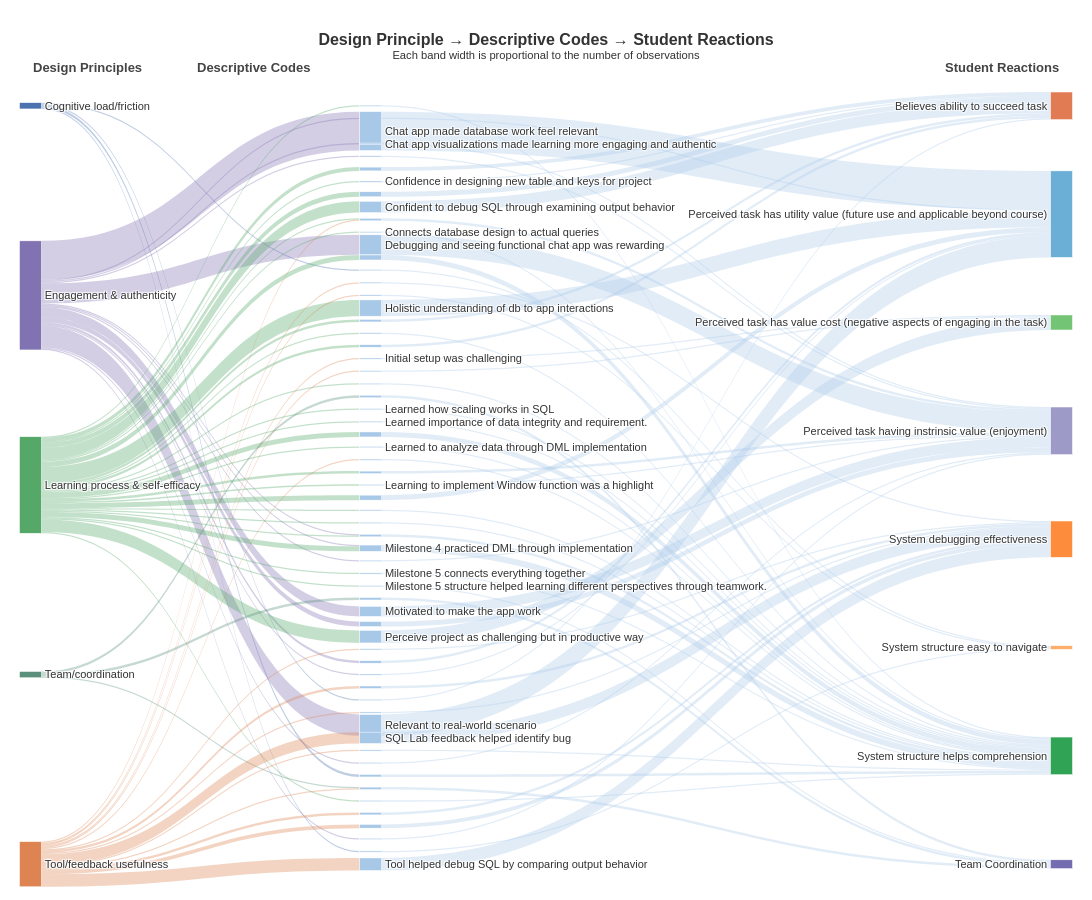

The code cell stored with this chart in its notebook:
### Code cell
## OFFICIAL

# ── 2b. Select 20 codes: top-10 most popular + 10 most unique ─────────────────
dc_counts = df[int_var].value_counts()
top10_popular = dc_counts.nlargest(10).index.tolist()
remaining_counts = dc_counts.drop(top10_popular)
top10_unique = remaining_counts.nsmallest(10).index.tolist()
selected_codes = set(top10_popular + top10_unique)

# ── 3. Build links (all data) ─────────────────────────────────────────────────
layer1 = (
    df.groupby(["Design Principle", int_var])
    .size()
    .reset_index(name="value")
)

layer2 = (
    df.groupby([int_var, "Students reactions"])
    .size()
    .reset_index(name="value")
)

sources, targets, values = [], [], []

for _, row in layer1.iterrows():
    sources.append(node_index[row["Design Principle"]])
    targets.append(node_index[row[int_var]])
    values.append(row["value"])

for _, row in layer2.iterrows():
    sources.append(node_index[row[int_var]])
    targets.append(node_index[row["Students reactions"]])
    values.append(row["value"])

# ── 4. Colour palettes ────────────────────────────────────────────────────────
dp_color_list = ["#4C72B0", "#8172B2", "#55A868", "#5A8F7B", "#DD8452"]
dp_colors = dp_color_list[:dp_count]
dc_colors = ["#A8C8E8"] * dc_count
sr_colors = [
    "#E07B54", "#6BAED6", "#74C476", "#9E9AC8",
    "#FD8D3C", "#FDAE6B", "#31A354", "#756BB1", "#636363"
][:sr_count]

node_colors = dp_colors + dc_colors + sr_colors

# ── 4b. Labels: only show text for the 20 selected descriptive codes ──────────
dc_labels = [code if code in selected_codes else "" for code in descriptive_codes]
all_labels = design_principles + dc_labels + student_reactions

# Link colours: inherit source node colour with transparency
def hex_to_rgba(hex_color, alpha=0.35):
    hex_color = hex_color.lstrip("#")
    r, g, b = int(hex_color[0:2], 16), int(hex_color[2:4], 16), int(hex_color[4:6], 16)
    return f"rgba({r},{g},{b},{alpha})"

link_colors = [hex_to_rgba(node_colors[s]) for s in sources]

# ── 4c. Node x/y positions: DP→DC gap = 1/6, DC→SR gap = 5/6 ─────────────────
x_dp, x_dc, x_sr = 0.01, 2/6, 0.99

def col_y(n):
    """Evenly space n nodes vertically in [0.02, 0.98]."""
    if n == 1:
        return [0.5]
    return [0.02 + i * 0.96 / (n - 1) for i in range(n)]

node_x = [x_dp] * dp_count + [x_dc] * dc_count + [x_sr] * sr_count
node_y = col_y(dp_count) + col_y(dc_count) + col_y(sr_count)

# ── 5. Build figure ───────────────────────────────────────────────────────────
fig = go.Figure(go.Sankey(
    arrangement="fixed",
    node=dict(
        pad=18,
        thickness=22,
        line=dict(color="white", width=0.5),
        label=all_labels,
        color=node_colors,
        x=node_x,
        y=node_y,
        hovertemplate="<b>%{label}</b><br>Total flow: %{value}<extra></extra>",
    ),
    link=dict(
        source=sources,
        target=targets,
        value=values,
        color=link_colors,
        hovertemplate=(
            "<b>%{source.label}</b> → <b>%{target.label}</b>"
            "<br>Count: %{value}<extra></extra>"
        ),
    ),
))

fig.update_layout(
    title=dict(
        text=(
            "<b>Design Principle → Descriptive Codes → Student Reactions</b>"
            "<br><sup>Each band width is proportional to the number of observations</sup>"
        ),
        x=0.5,
        xanchor="center",
        font=dict(size=16),
    ),
    font=dict(family="Arial", size=11, color="#333333"),
    paper_bgcolor="white",
    height=900,
    width=1400,
    margin=dict(l=20, r=20, t=90, b=20),
)

# ── 6. Add layer labels as annotations ───────────────────────────────────────
for x_pos, label in zip([0.01, 1/6, 0.99], ["Design Principles", int_var, "Student Reactions"]):
    fig.add_annotation(
        x=x_pos, y=1.04,
        xref="paper", yref="paper",
        text=f"<b>{label}</b>",
        showarrow=False,
        font=dict(size=13, color="#444"),
        align="center",
    )

# ── 7. Save outputs ───────────────────────────────────────────────────────────
fig.write_html("sankey_output.html")
print("✅  Saved: sankey_output.html  (interactive)")

try:
    fig.write_image("sankey_output.png", scale=2)
    print("✅  Saved: sankey_output.png   (static, 2× resolution)")
except Exception as e:
    print(f"⚠️  PNG export skipped ({e}). Install kaleido: pip install kaleido")

fig.show()

### Figure 1 — Plotly figure (JSON) as saved in the notebook; plotly's stock layout.template omitted (floating-point values rounded to 4 significant figures)
{"data": [{"arrangement": "fixed", "link": {"color": ["rgba(76,114,176,0.35)", "rgba(76,114,176,0.35)", "rgba(76,114,176,0.35)", "rgba(76,114,176,0.35)", "rgba(129,114,178,0.35)", "rgba(129,114,178,0.35)", "rgba(129,114,178,0.35)", "rgba(129,114,178,0.35)", "rgba(129,114,178,0.35)", "rgba(129,114,178,0.35)", "rgba(129,114,178,0.35)", "rgba(129,114,178,0.35)", "rgba(129,114,178,0.35)", "rgba(129,114,178,0.35)", "rgba(129,114,178,0.35)", "rgba(129,114,178,0.35)", "rgba(129,114,178,0.35)", "rgba(129,114,178,0.35)", "rgba(129,114,178,0.35)", "rgba(85,168,104,0.35)", "rgba(85,168,104,0.35)", "rgba(85,168,104,0.35)", "rgba(85,168,104,0.35)", "rgba(85,168,104,0.35)", "rgba(85,168,104,0.35)", "rgba(85,168,104,0.35)", "rgba(85,168,104,0.35)", "rgba(85,168,104,0.35)", "rgba(85,168,104,0.35)", "rgba(85,168,104,0.35)", "rgba(85,168,104,0.35)", "rgba(85,168,104,0.35)", "rgba(85,168,104,0.35)", "rgba(85,168,104,0.35)", "rgba(85,168,104,0.35)", "rgba(85,168,104,0.35)", "rgba(85,168,104,0.35)", "rgba(85,168,104,0.35)", "rgba(85,168,104,0.35)", "rgba(85,168,104,0.35)", "rgba(85,168,104,0.35)", "rgba(85,168,104,0.35)", "rgba(85,168,104,0.35)", "rgba(85,168,104,0.35)", "rgba(85,168,104,0.35)", "rgba(85,168,104,0.35)", "rgba(85,168,104,0.35)", "rgba(90,143,123,0.35)", "rgba(90,143,123,0.35)", "rgba(90,143,123,0.35)", "rgba(221,132,82,0.35)", "rgba(221,132,82,0.35)", "rgba(221,132,82,0.35)", "rgba(221,132,82,0.35)", "rgba(221,132,82,0.35)", "rgba(221,132,82,0.35)", "rgba(221,132,82,0.35)", "rgba(221,132,82,0.35)", "rgba(221,132,82,0.35)", "rgba(221,132,82,0.35)", "rgba(221,132,82,0.35)", "rgba(221,132,82,0.35)", "rgba(221,132,82,0.35)", "rgba(221,132,82,0.35)", "rgba(221,132,82,0.35)", "rgba(168,200,232,0.35)", "rgba(168,200,232,0.35)", "rgba(168,200,232,0.35)", "rgba(168,200,232,0.35)", "rgba(168,200,232,0.35)", "rgba(168,200,232,0.35)", "rgba(168,200,232,0.35)", "rgba(168,200,232,0.35)", "rgba(168,200,232,0.35)", "rgba(168,200,232,0.35)", "rgba(168,200,232,0.35)", "rgba(168,200,232,0.35)", "rgba(168,200,232,0.35)", "rgba(168,200,232,0.35)", "rgba(168,200,232,0.35)", "rgba(168,200,232,0.35)", "rgba(168,200,232,0.35)", "rgba(168,200,232,0.35)", "rgba(168,200,232,0.35)", "rgba(168,200,232,0.35)", "rgba(168,200,232,0.35)", "rgba(168,200,232,0.35)", "rgba(168,200,232,0.35)", "rgba(168,200,232,0.35)", "rgba(168,200,232,0.35)", "rgba(168,200,232,0.35)", "rgba(168,200,232,0.35)", "rgba(168,200,232,0.35)", "rgba(168,200,232,0.35)", "rgba(168,200,232,0.35)", "rgba(168,200,232,0.35)", "rgba(168,200,232,0.35)", "rgba(168,200,232,0.35)", "rgba(168,200,232,0.35)", "rgba(168,200,232,0.35)", "rgba(168,200,232,0.35)", "rgba(168,200,232,0.35)", "rgba(168,200,232,0.35)", "rgba(168,200,232,0.35)", "rgba(168,200,232,0.35)", "rgba(168,200,232,0.35)", "rgba(168,200,232,0.35)", "rgba(168,200,232,0.35)", "rgba(168,200,232,0.35)", "rgba(168,200,232,0.35)", "rgba(168,200,232,0.35)", "rgba(168,200,232,0.35)", "rgba(168,200,232,0.35)", "rgba(168,200,232,0.35)", "rgba(168,200,232,0.35)", "rgba(168,200,232,0.35)", "rgba(168,200,232,0.35)", "rgba(168,200,232,0.35)", "rgba(168,200,232,0.35)", "rgba(168,200,232,0.35)", "rgba(168,200,232,0.35)", "rgba(168,200,232,0.35)", "rgba(168,200,232,0.35)", "rgba(168,200,232,0.35)", "rgba(168,200,232,0.35)", "rgba(168,200,232,0.35)"], "hovertemplate": "<b>%{source.label}</b> → <b>%{target.label}</b><br>Count: %{value}<extra></extra>", "source": [0, 0, 0, 0, 1, 1, 1, 1, 1, 1, 1, 1, 1, 1, 1, 1, 1, 1, 1, 2, 2, 2, 2, 2, 2, 2, 2, 2, 2, 2, 2, 2, 2, 2, 2, 2, 2, 2, 2, 2, 2, 2, 2, 2, 2, 2, 2, 3, 3, 3, 4, 4, 4, 4, 4, 4, 4, 4, 4, 4, 4, 4, 4, 4, 4, 5, 6, 7, 8, 9, 10, 11, 12, 13, 14, 15, 16, 17, 18, 19, 20, 21, 22, 23, 24, 25, 26, 27, 28, 29, 30, 31, 32, 33, 34, 35, 36, 37, 38, 39, 40, 41, 42, 43, 44, 45, 46, 47, 48, 49, 50, 51, 52, 53, 54, 55, 56, 57, 58, 59, 60, 61, 62, 63, 64, 65], "target": [18, 52, 58, 64, 6, 7, 8, 9, 16, 39, 40, 41, 45, 46, 49, 50, 54, 57, 63, 5, 10, 11, 12, 13, 14, 15, 17, 21, 22, 23, 24, 27, 29, 30, 31, 32, 34, 35, 36, 37, 38, 39, 40, 42, 43, 47, 60, 28, 44, 59, 14, 19, 20, 25, 26, 33, 48, 51, 53, 55, 56, 59, 61, 62, 65, 72, 67, 67, 69, 69, 66, 66, 66, 66, 69, 72, 69, 72, 71, 70, 71, 67, 66, 72, 66, 68, 68, 72, 73, 72, 72, 72, 72, 72, 69, 69, 67, 72, 72, 72, 72, 69, 72, 73, 73, 69, 69, 68, 70, 67, 67, 70, 66, 70, 67, 70, 72, 69, 72, 73, 72, 70, 70, 69, 71, 70], "value": [1, 1, 2, 1, 1, 31, 1, 1, 16, 1, 1, 1, 8, 4, 2, 1, 17, 1, 1, 1, 3, 1, 4, 9, 1, 1, 4, 13, 2, 1, 2, 1, 1, 1, 4, 1, 2, 1, 4, 1, 1, 1, 4, 1, 1, 10, 1, 2, 2, 1, 1, 1, 1, 1, 1, 1, 1, 2, 1, 9, 1, 1, 2, 3, 10, 1, 1, 31, 1, 1, 3, 1, 4, 9, 2, 1, 16, 4, 1, 1, 1, 13, 2, 1, 2, 1, 1, 1, 2, 1, 1, 4, 1, 1, 2, 1, 4, 1, 1, 2, 5, 1, 1, 1, 2, 8, 4, 10, 1, 2, 1, 2, 1, 1, 17, 9, 1, 1, 2, 2, 1, 2, 3, 1, 1, 10]}, "node": {"color": ["#4C72B0", "#8172B2", "#55A868", "#5A8F7B", "#DD8452", "#A8C8E8", "#A8C8E8", "#A8C8E8", "#A8C8E8", "#A8C8E8", "#A8C8E8", "#A8C8E8", "#A8C8E8", "#A8C8E8", "#A8C8E8", "#A8C8E8", "#A8C8E8", "#A8C8E8", "#A8C8E8", "#A8C8E8", "#A8C8E8", "#A8C8E8", "#A8C8E8", "#A8C8E8", "#A8C8E8", "#A8C8E8", "#A8C8E8", "#A8C8E8", "#A8C8E8", "#A8C8E8", "#A8C8E8", "#A8C8E8", "#A8C8E8", "#A8C8E8", "#A8C8E8", "#A8C8E8", "#A8C8E8", "#A8C8E8", "#A8C8E8", "#A8C8E8", "#A8C8E8", "#A8C8E8", "#A8C8E8", "#A8C8E8", "#A8C8E8", "#A8C8E8", "#A8C8E8", "#A8C8E8", "#A8C8E8", "#A8C8E8", "#A8C8E8", "#A8C8E8", "#A8C8E8", "#A8C8E8", "#A8C8E8", "#A8C8E8", "#A8C8E8", "#A8C8E8", "#A8C8E8", "#A8C8E8", "#A8C8E8", "#A8C8E8", "#A8C8E8", "#A8C8E8", "#A8C8E8", "#A8C8E8", "#E07B54", "#6BAED6", "#74C476", "#9E9AC8", "#FD8D3C", "#FDAE6B", "#31A354", "#756BB1"], "hovertemplate": "<b>%{label}</b><br>Total flow: %{value}<extra></extra>", "label": ["Cognitive load/friction", "Engagement & authenticity", "Learning process & self-efficacy", "Team/coordination", "Tool/feedback usefulness", "", "", "Chat app made database work feel relevant", "Chat app visualizations made learning more engaging and authentic", "", "", "Confidence in designing new table and keys for project", "", "Confident to debug SQL through examining output behavior", "", "Connects database design to actual queries", "Debugging and seeing functional chat app was rewarding", "", "", "", "", "Holistic understanding of db to app interactions", "", "", "", "Initial setup was challenging", "", "", "", "Learned how scaling works in SQL", "Learned importance of data integrity and requirement.", "", "Learned to analyze data through DML implementation", "", "", "Learning to implement Window function was a highlight", "", "", "", "", "Milestone 4 practiced DML through implementation", "", "Milestone 5 connects everything together", "Milestone 5 structure helped learning different perspectives through teamwork.", "", "Motivated to make the app work", "", "Perceive project as challenging but in productive way", "", "", "", "", "", "", "Relevant to real-world scenario", "SQL Lab feedback helped identify bug", "", "", "", "", "", "", "", "", "", "Tool helped debug SQL by comparing output behavior", "Believes ability to succeed task", "Perceived task has utility value (future use and applicable beyond course)", "Perceived task has value cost (negative aspects of engaging in the task)", "Perceived task having instrinsic value (enjoyment)", "System debugging effectiveness", "System structure easy to navigate", "System structure helps comprehension", "Team Coordination"], "line": {"color": "white", "width": 0.5}, "pad": 18, "thickness": 22, "x": [0.01, 0.01, 0.01, 0.01, 0.01, 0.3333, 0.3333, 0.3333, 0.3333, 0.3333, 0.3333, 0.3333, 0.3333, 0.3333, 0.3333, 0.3333, 0.3333, 0.3333, 0.3333, 0.3333, 0.3333, 0.3333, 0.3333, 0.3333, 0.3333, 0.3333, 0.3333, 0.3333, 0.3333, 0.3333, 0.3333, 0.3333, 0.3333, 0.3333, 0.3333, 0.3333, 0.3333, 0.3333, 0.3333, 0.3333, 0.3333, 0.3333, 0.3333, 0.3333, 0.3333, 0.3333, 0.3333, 0.3333, 0.3333, 0.3333, 0.3333, 0.3333, 0.3333, 0.3333, 0.3333, 0.3333, 0.3333, 0.3333, 0.3333, 0.3333, 0.3333, 0.3333, 0.3333, 0.3333, 0.3333, 0.3333, 0.99, 0.99, 0.99, 0.99, 0.99, 0.99, 0.99, 0.99], "y": [0.02, 0.26, 0.5, 0.74, 0.98, 0.02, 0.036, 0.052, 0.068, 0.084, 0.1, 0.116, 0.132, 0.148, 0.164, 0.18, 0.196, 0.212, 0.228, 0.244, 0.26, 0.276, 0.292, 0.308, 0.324, 0.34, 0.356, 0.372, 0.388, 0.404, 0.42, 0.436, 0.452, 0.468, 0.484, 0.5, 0.516, 0.532, 0.548, 0.564, 0.58, 0.596, 0.612, 0.628, 0.644, 0.66, 0.676, 0.692, 0.708, 0.724, 0.74, 0.756, 0.772, 0.788, 0.804, 0.82, 0.836, 0.852, 0.868, 0.884, 0.9, 0.916, 0.932, 0.948, 0.964, 0.98, 0.02, 0.1571, 0.2943, 0.4314, 0.5686, 0.7057, 0.8429, 0.98]}, "type": "sankey"}], "layout": {"annotations": [{"align": "center", "font": {"color": "#444", "size": 13}, "showarrow": false, "text": "<b>Design Principles</b>", "x": 0.01, "xref": "paper", "y": 1.04, "yref": "paper"}, {"align": "center", "font": {"color": "#444", "size": 13}, "showarrow": false, "text": "<b>Descriptive Codes</b>", "x": 0.1667, "xref": "paper", "y": 1.04, "yref": "paper"}, {"align": "center", "font": {"color": "#444", "size": 13}, "showarrow": false, "text": "<b>Student Reactions</b>", "x": 0.99, "xref": "paper", "y": 1.04, "yref": "paper"}], "font": {"color": "#333333", "family": "Arial", "size": 11}, "height": 900, "margin": {"b": 20, "l": 20, "r": 20, "t": 90}, "paper_bgcolor": "white", "title": {"font": {"size": 16}, "text": "<b>Design Principle → Descriptive Codes → Student Reactions</b><br><sup>Each band width is proportional to the number of observations</sup>", "x": 0.5, "xanchor": "center"}, "width": 1400}}
